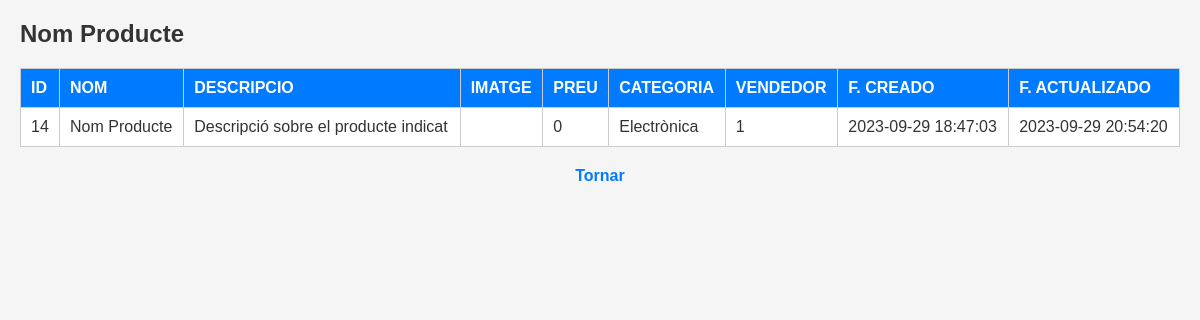
Page /products/read/14 on the committed database.
### tables this page shows
CREATE TABLE products (
	id INTEGER PRIMARY KEY AUTOINCREMENT,
	title TEXT,
	description TEXT,
	photo TEXT,
	price DECIMAL(10, 2),
	category_id INTEGER,
	seller_id INTEGER,
	created DATETIME,
	updated DATETIME,
	FOREIGN KEY (category_id) REFERENCES categories(id),
	FOREIGN KEY (seller_id) REFERENCES users(id)
);

CREATE TABLE categories (
	id INTEGER PRIMARY KEY AUTOINCREMENT,
	name TEXT UNIQUE,
	slug TEXT UNIQUE
);

### app.py (the view)
@app.route('/products/read/<int:id>')
def products_read(id):
    data = read_product(id)
    nomcat = mostrar_nomcat(data['idcat'])
    return render_template('products/read.html',resource=data,nombre_categoria=nomcat)

### app.py (called while the page is built)
def get_db():
    db = getattr(Flask, '_database', None)
    if db is None:
        db = Flask._database = sqlite3.connect(DATABASE,check_same_thread=False)
    return db

def mostrar_cat():
    cursor = get_db().execute("SELECT * FROM CATEGORIES")
    result = cursor.fetchall()
    data = []
    for x in result:
        datos = {
            'id': x[0],
            'nom': x[1],
            'slug': x[2]
        }
        data.append(datos)
    cursor.close()
    return data

def read_product(id):
    mydb = get_db()
    data=[]
    mycursor = mydb.cursor()
    sql = ("SELECT * FROM products where id = ?")
    val=(id,)
    mycursor.execute(sql, val)
    result = mycursor.fetchall()
    for x in result:
        data = {
        'id': x[0],
        'nom': x[1],
        'descripcio': x[2],
        'imatge': x[3],
        'preu': x[4],
        'idcat': x[5],
        'vendedor': x[6],
        'creado': x[7],
        'actualizado': x[8],
        }
    mycursor.close()
    return data

def mostrar_nomcat(idcat):
    listacat = mostrar_cat()
    for categoria in listacat:
        if categoria['id'] == idcat:
            return categoria['nom']

### templates/products/read.html (shortened to what this page needs)
<!DOCTYPE html>
<html lang="en">
<head>
    <link rel="stylesheet" href="/static/read.css">
</head>
<body>
    <h1>{{ resource['nom'] }}</h1>
    <table border="1">
        <tr>
            <th>ID</th>
            <th>NOM</th>
            <th>DESCRIPCIO</th>
            <th>IMATGE</th>
            <th>PREU</th>
            <th>CATEGORIA</th>
            <th>VENDEDOR</th>
            <th>F. CREADO</th>
            <th>F. ACTUALIZADO</th>
        </tr>
        <tr>
            <td>{{ resource['id'] }}</td>
            <td>{{ resource['nom'] }}</td>
            <td>{{ resource['descripcio'] }}</td>
            <td>{{ resource['imatge'] }}</td>
            <td>{{ resource['preu'] }}</td>
            <td>{{ nombre_categoria }}</td>
            <td>{{ resource['vendedor'] }}</td>
            <td>{{ resource['creado'] }}</td>
            <td>{{ resource['actualizado'] }}</td>
        </tr>
    </table>
    <a href="javascript:history.back()" title="Pagina anterior">Tornar</a>
</body>
</html>
</body>
</html>

### static/read.css (style rules this page uses)
* { margin: 0; padding: 0; box-sizing: border-box; }
body { font-family: Arial, sans-serif; background-color: #f5f5f5; padding: 20px; }
h1 { font-size: 24px; margin-bottom: 20px; color: #333; }
table { width: 100%; border-collapse: collapse; border: 1px solid #ccc; background-color: #fff; margin-bottom: 20px; }
table th, table td { padding: 10px; text-align: left; border-bottom: 1px solid #ccc; }
table th { background-color: #007bff; color: #fff; font-weight: bold; }
table td { color: #333; }
a { display: block; text-align: center; margin-top: 20px; text-decoration: none; color: #007bff; font-weight: bold; }

### rows in the picture
products: nom "Nom Producte", id "14", descripcio "Descripció sobre el producte indicat", creado "2023-09-29 18:47:03", actualizado "2023-09-29 20:54:20"
categories: name "Electrònica"

### other values in the picture
{{ resource['preu'] }} "0"
{{ resource['vendedor'] }} "1"
